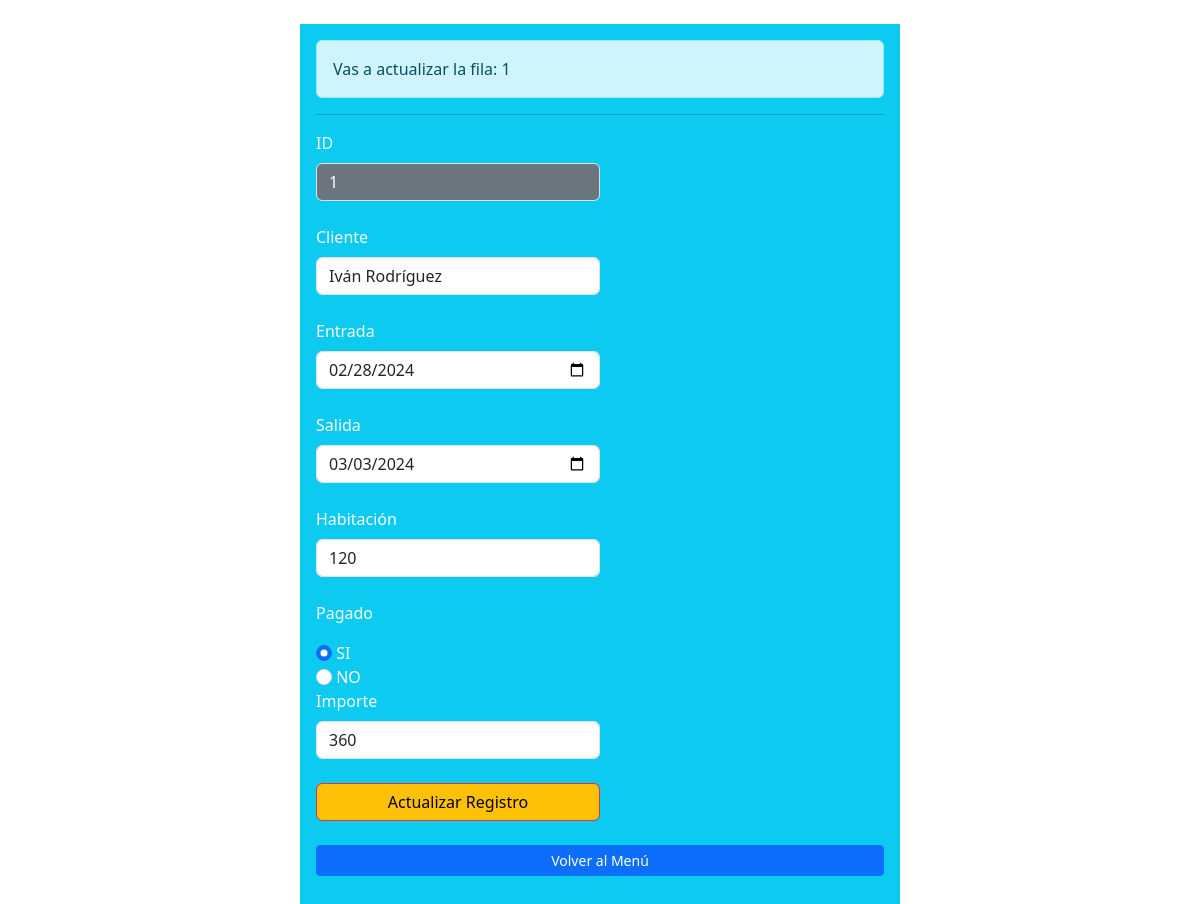
/masejemplos1/modificar.php?editar=1, run on the app's committed database.
### tables this page shows
CREATE TABLE reservas (
	id INT UNIQUE NOT NULL,
    cliente VARCHAR(50) NOT NULL,
    entrada DATE NOT NULL,
    salida DATE NOT NULL,
    hab INT NOT NULL,
    pagado BOOLEAN NOT NULL,
    importe FLOAT NOT NULL,
    PRIMARY KEY PK_reservas_id (id)
)ENGINE InnoDB;

### masejemplos1/modificar.php (the view, shortened to what this page needs)
<?php
$conexion = conectar();
?>
<?php
if (isset($_REQUEST["editar"])) {
    $id = $_REQUEST["editar"];
    $sql = "SELECT * FROM reservas WHERE id = ?";
    $sentPreparada = $conexion->prepare($sql);
    $sentPreparada->bind_param("i", $id);
    $sentPreparada->execute();
    $fila = $sentPreparada->get_result();
    $fila = $fila->fetch_all(MYSQLI_ASSOC);
    $mensaje = "Vas a actualizar la fila: " . $id;
}
?>
<!DOCTYPE html>
<html lang="es">
<head>
    <link href="https://cdn.jsdelivr.net/npm/bootstrap@5.3.2/dist/css/bootstrap.min.css" rel="stylesheet">
</head>
<body>
    <br>
    <main class="container align-center w-50 bg-info p-3">
        <p class="alert alert-info">
            <?php
            if (isset($_REQUEST["editar"])) {
                echo $mensaje;
            }
            ?>
        </p>
        <hr>
        <?php
        if (isset($_REQUEST["editar"])) {
        ?>
            <form action="actualizar.php" method="post" class="form w-50 text-light">
                <label for="id" class="form-label">ID</label>
                <input type="number" name="id" id="id"
                class="form-control text-bg-secondary" disabled = "disabled"
                value="<?php echo $fila[0]['id'] ?>"><br>
                <label for="cliente" class="form-label">Cliente</label>
                <input type="text" name="cliente" id="cliente"
                class="form-control"
                value="<?php echo $fila[0]['cliente'] ?>"><br>
                <label for="entrada" class="form-label">Entrada</label>
                <input type="date" name="entrada" id="entrada"
                class="form-control"
                value="<?php echo $fila[0]['entrada'] ?>"><br>
                <label for="salida" class="form-label">Salida</label>
                <input type="date" name="salida" id="salida"
                class="form-control"
                value="<?php echo $fila[0]['salida'] ?>"><br>
                <label for="hab" class="form-label">Habitación</label>
                <input type="number" name="hab" id="hab"
                class="form-control"
                value="<?php echo $fila[0]['hab'] ?>"><br>
                <p>Pagado</p>
                <?php if ($fila[0]['pagado']) {
                ?>
                    <input type="radio" name="pagado" id="si" value="1"
                    class="form-check-input" checked="checked">
                    <label for="si" class="form-check-label">SI</label><br>
                    <input type="radio" name="pagado" id="no" value="0"
                    class="form-check-input">
                    <label for="no" class="form-check-label">NO</label><br>
                <?php
                } ?>
                <label for="importe" class="form-label">Importe</label>
                <input type="number" name="importe" id="importe"
                class="form-control" step="0.5"
                value="<?php echo $fila[0]['importe'] ?>"><br>
                <input type="submit" value="Actualizar Registro" name="enviar" class="form-control border border-danger bg-warning text-bg-light">
            </form>
        <?php
        }
        ?>
        <br>
        <section class="row">
            <nav class="col">
                <a href="menu.php" class="btn btn-sm btn-primary w-100">Volver al Menú</a><br><br>
            </nav>
        </section>
    </main>
</body>
</html>

### data on the page
reservas: id "1", cliente "Iván Rodríguez", entrada "02/28/2024", salida "03/03/2024", hab "120", importe "360"

### other printed values
$mensaje "Vas a actualizar la fila: 1"
